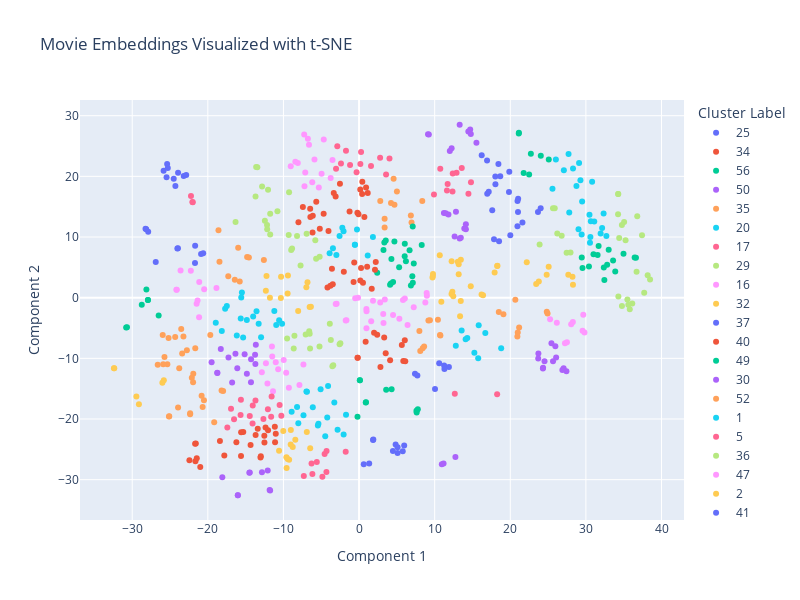

Write notebook code for a chart like this one.
### Code cell
def plot_clusters_interactive(reduced_vectors, titles, cluster_labels, method='t-SNE'):
    fig = px.scatter(
        x=reduced_vectors[:, 0],
        y=reduced_vectors[:, 1],
        color=cluster_labels.astype(str),
        hover_name=titles,
        labels={'x': 'Component 1', 'y': 'Component 2', 'color': 'Cluster Label'},
        title=f'Movie Embeddings Visualized with {method}'
    )
    fig.update_layout(width=800, height=600)
    fig.show()

# Plot the clusters interactively
plot_clusters_interactive(reduced_vectors, titles, cluster_labels, method='t-SNE')
